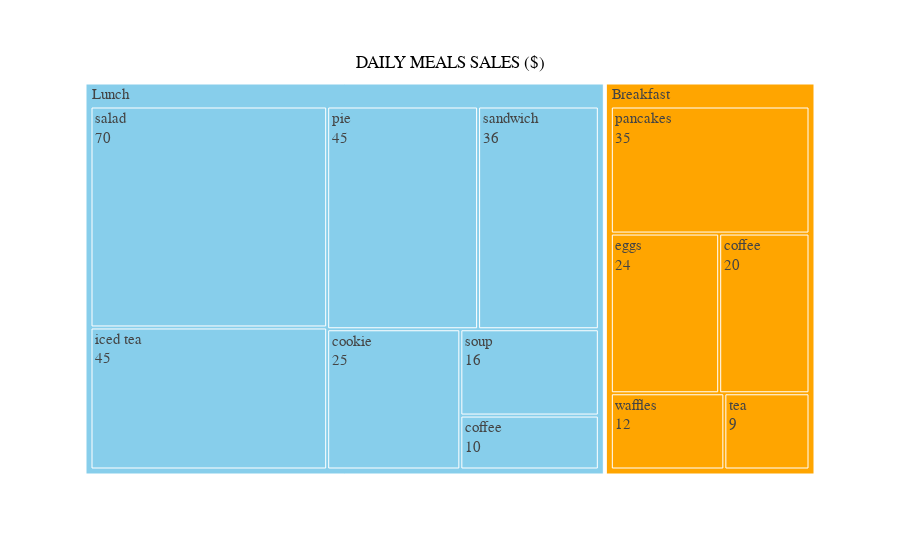

The cell this chart's notebook holds for it:
### Code cell
import plotly
import plotly.express as px
import plotly.graph_objects as go
meal=data['meal']
food_type = data['food_type']
item = data['item']
#treemap
fig = px.treemap(data, path=['meal',  'item'], values='profit_$', color='meal', color_discrete_sequence=['orange', 'skyblue'])
#customizing
fig.update_layout( font_family="Courier New",
    font_color="white",
    title_font_family="Times New Roman",
    title_font_color="black",
    title={
        'text': "DAILY MEALS SALES ($)",
        'y':0.9,
        'x':0.5,
        'xanchor': 'center',
        'yanchor': 'top'}
    )
fig.update_traces(textinfo = "label + value")
fig.update_layout(uniformtext=dict(minsize=15, mode='hide'))
fig.show()

### Figure 1 — Plotly figure (JSON) as saved in the notebook; plotly's stock layout.template omitted (floating-point values rounded to 4 significant figures)
{"data": [{"branchvalues": "total", "customdata": [["Breakfast"], ["Lunch"], ["Lunch"], ["Breakfast"], ["Lunch"], ["Breakfast"], ["Lunch"], ["Lunch"], ["Lunch"], ["Lunch"], ["Breakfast"], ["Breakfast"], ["Breakfast"], ["Lunch"]], "domain": {"x": [0, 1], "y": [0, 1]}, "hovertemplate": "labels=%{label}<br>profit_$=%{value}<br>parent=%{parent}<br>id=%{id}<br>meal=%{customdata[0]}<extra></extra>", "ids": ["Breakfast/coffee", "Lunch/coffee", "Lunch/cookie", "Breakfast/eggs", "Lunch/iced tea", "Breakfast/pancakes", "Lunch/pie", "Lunch/salad", "Lunch/sandwich", "Lunch/soup", "Breakfast/tea", "Breakfast/waffles", "Breakfast", "Lunch"], "labels": ["coffee", "coffee", "cookie", "eggs", "iced tea", "pancakes", "pie", "salad", "sandwich", "soup", "tea", "waffles", "Breakfast", "Lunch"], "marker": {"colors": ["orange", "skyblue", "skyblue", "orange", "skyblue", "orange", "skyblue", "skyblue", "skyblue", "skyblue", "orange", "orange", "orange", "skyblue"]}, "name": "", "parents": ["Breakfast", "Lunch", "Lunch", "Breakfast", "Lunch", "Breakfast", "Lunch", "Lunch", "Lunch", "Lunch", "Breakfast", "Breakfast", "", ""], "textinfo": "label+value", "type": "treemap", "values": [20, 10, 25, 24, 45, 35, 45, 70, 36, 16, 9, 12, 100, 247]}], "layout": {"font": {"color": "white", "family": "Courier New"}, "legend": {"tracegroupgap": 0}, "margin": {"t": 60}, "title": {"font": {"color": "black", "family": "Times New Roman"}, "text": "DAILY MEALS SALES ($)", "x": 0.5, "xanchor": "center", "y": 0.9, "yanchor": "top"}, "treemapcolorway": ["orange", "skyblue"], "uniformtext": {"minsize": 15, "mode": "hide"}}}
